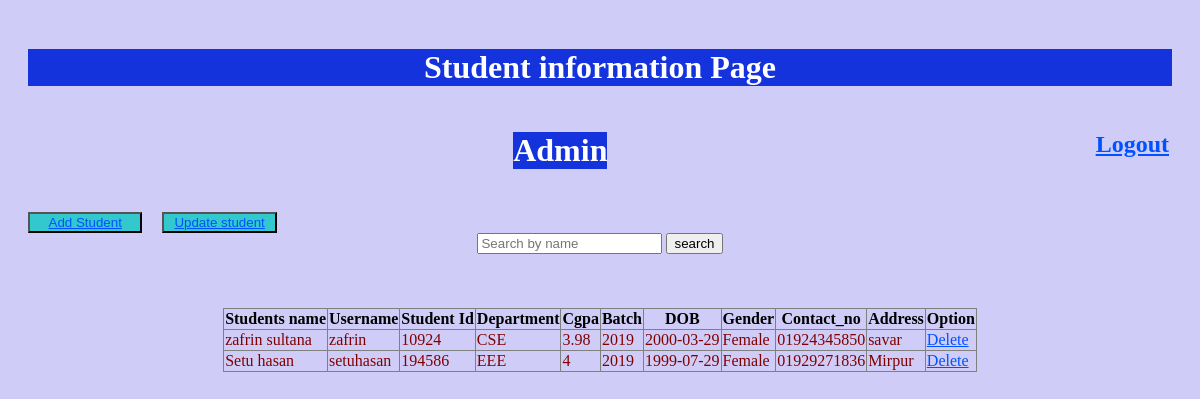
Page /adminview/student.php on the committed database.
### tables this page shows
CREATE TABLE `students` (
  `student_ID` int(10) NOT NULL,
  `username` varchar(20) NOT NULL,
  `password` varchar(20) NOT NULL,
  `student_name` varchar(50) NOT NULL,
  `fathers_name` varchar(50) NOT NULL,
  `mothers_name` varchar(50) NOT NULL,
  `DOB` date NOT NULL,
  `gender` varchar(10) NOT NULL,
  `contact_no` varchar(20) NOT NULL,
  `address` varchar(100) NOT NULL,
  `cgpa` float DEFAULT NULL,
  `Batch` varchar(10) DEFAULT NULL,
  `dept_name` varchar(50) DEFAULT NULL
);

### models/db_config.php (called while the page is built, shortened)
<?php
$dbhost = "localhost";
$dbuser = "root";
$dbpass = "";
$db = "mydb";
function get($query)
{
    global $dbhost,$dbuser,$dbpass,$db;
    $conn=mysqli_connect($dbhost,$dbuser,$dbpass,$db);
    $result= mysqli_query($conn,$query);
    $data=[];
    if(mysqli_num_rows($result)>0)
    {
        while($row=mysqli_fetch_assoc($result))
        {
            $data[]=$row;
        }
    }
    return $data;
}
?>

### adminview/student.php (the view, shortened to what this page needs)
<!DOCTYPE html>
<html>
<head>
<link rel="stylesheet" type="text/css" href="../css/mycss10.css">
</head>
 <body>
    <h1 align="center"> Student information Page </h1>
    <table align='right'>
<tr >
<div class="navbar">
<td><b><h2><a href="../admincontrol/logout.php">Logout</a></h2> </b></td>
</tr>
</table></h1>
    <table align='center'>
<tr >
<td><b> <h1 align="right">Admin  </h1>  <h1 align="right" > </td>
</tr>
</table>
<div class="navbar">
    <br/>
    <button><a href="jsaddstudent.php" >Add Student</a>  </h5> </button> &nbsp;  &nbsp;
    <button><a href="updatestudent.php" >Update student</a>  </h5> </button> &nbsp;  &nbsp;
    <div align= "center">
        <input type="text" name="search" placeholder="Search by name" id="username" onkeyup="ajax()">
        <input type="button" name="" value="search" onclick="ajax()">
        </div> <br>
   <br>
   <br>
   </div>
</body>
</html>
<?php
include "../models/db_config.php";
$query="select * from students";
$result=get($query);
?>
<table align ="center" border="1" style="border-collapse:collapse">
<tr>
<th>Students name</th>
<th>Username</th>
<th>Student Id</th>
<th>Department</th>
<th>Cgpa</th>
<th>Batch</th>
<th>DOB</th>
<th>Gender</th>
<th>Contact_no</th>
<th>Address</th>
<th>Option</th>
</tr>
<?php
foreach($result as $row)
{
    echo "<tr>";
    echo"<td>".$row["student_name"]."</td>";
    echo"<td>".$row["username"]."</td>";
    echo"<td>".$row["student_ID"]."</td>";
    echo"<td>".$row["dept_name"]."</td>";
    echo"<td>".$row["cgpa"]."</td>";
    echo"<td>".$row["Batch"]."</td>";
    echo"<td>".$row["DOB"]."</td>";
    echo"<td>".$row["gender"]."</td>";
    echo"<td>".$row["contact_no"]."</td>";
    echo"<td>".$row["address"]."</td>";
    echo    "<td><a href='deletestudent.php?id={$row['student_ID']}'> Delete </a></td>";
    echo"</tr>";
}
?>
</table>

### css/mycss10.css (style rules this page uses)
body { background-color: rgba(201, 199, 247, 0.884); padding: 20px; }
h1 { color: white; background-color: rgb(21, 51, 221); }
a:link { color: rgb(0, 81, 255); }
button { background-color:rgb(50, 200, 205); width:10%; height: 7%; }
td { color: maroon; }

### rows in the picture
students: student_name "zafrin sultana", username "zafrin", student_ID "10924", dept_name "CSE", cgpa "3.98", Batch "2019", DOB "2000-03-29", gender "Female", contact_no "01924345850", address "savar"
students: student_name "Setu hasan", username "setuhasan", student_ID "194586", dept_name "EEE", cgpa "4", Batch "2019", DOB "1999-07-29", gender "Female", contact_no "01929271836", address "Mirpur"
